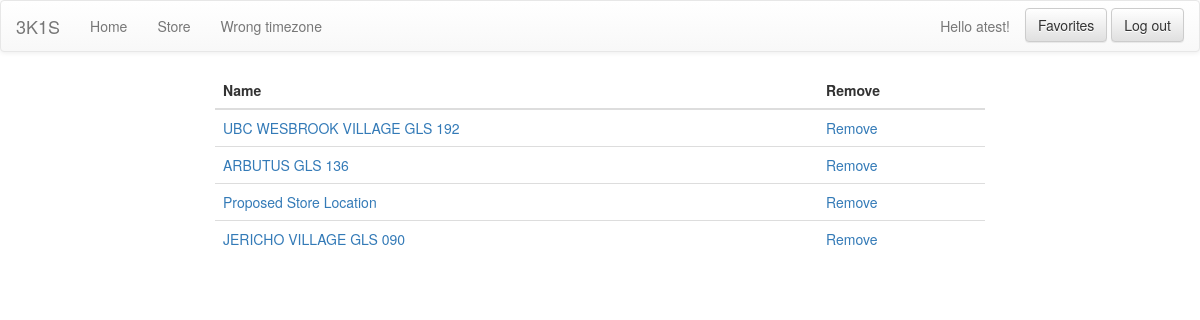
/favorites/ (signed in), run on an earlier commit of the app's database.
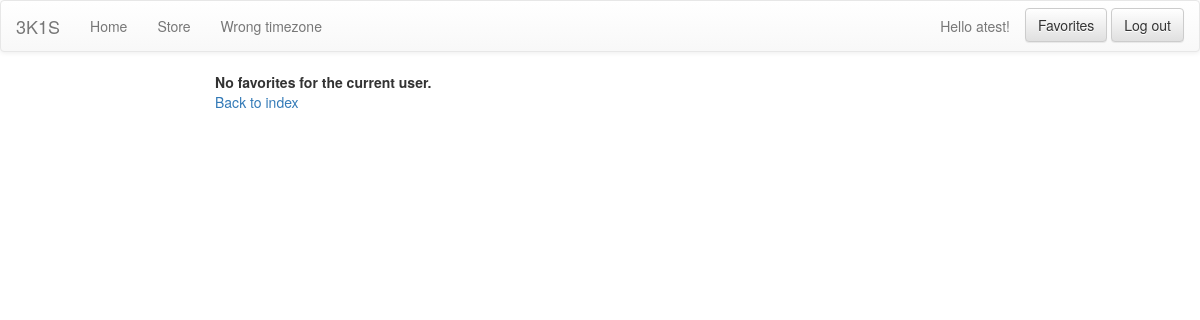
And on a later commit of the database.
### liquor_locator/models.py (models this page shows, shortened)
class LiquorStore(models.Model):
    name = models.CharField(max_length=128, blank=True)
    address = models.CharField(max_length=128)
    lat = models.CharField(max_length=64, blank=True)
    lon = models.CharField(max_length=64, blank=True)
    storetype = models.CharField(max_length=64, blank=True)
    hours = models.CharField(max_length=300, blank=True)
    storeHash = models.CharField(max_length=32, blank=True)
    phone = models.CharField(max_length=32, blank=True)
    objects = LiquorStoreManager()
    fav_user = models.ManyToManyField(User)

### liquor_locator/views.py (the view)
# urls.py: url(r'^favorites/$', views.favorites, name='favorites'),
@login_required
def favorites(request):
    current_user = request.user
    favorites = LiquorStore.objects.filter(fav_user=current_user)
    context_dict = {'favorites': favorites}
    return render(request, 'liquor_locator/favorites.html', context_dict)

### templates/liquor_locator/favorites.html (shortened to what this page needs)
<!DOCTYPE html>
<html>
    <head>
    <link rel="stylesheet" href="https://maxcdn.bootstrapcdn.com/bootstrap/3.3.5/css/bootstrap.min.css">
    <link rel="stylesheet" href="https://maxcdn.bootstrapcdn.com/bootstrap/3.3.5/css/bootstrap-theme.min.css">
    </head>
    <body>
        <nav class="navbar navbar-default">
            <div class="container-fluid">
                <div class="navbar-header">
                    <a class="navbar-brand" href="#">3K1S</a>
                </div>
                <div class="collapse navbar-collapse" id="3K1S-navbar-collapse">
                    <ul class="nav navbar-nav">
                        <li><a href="/">Home</a></li>
                        <li><a href="#">Store</a></li>
                        <p class="navbar-text" id="timezoneText"></p>
                    </ul>
                    <div class="nav navbar-nav navbar-right form-inline">
                        <form method="post" action="/session/">
                        {% if user.is_authenticated %}
                            <div class="form-group">
                                <p class="navbar-text">Hello {{ user.username }}! </p>
                                <a class="btn btn-default" href="/favorites/" role="button" style="margin-top: 7px;">Favorites</a>
                                <button type="submit" class="btn btn-default" style="margin-top: 7px;">Log out</button>
                            </div>
                        {% endif %}
                        </form>
                    </div>
                </div>
            </div>
        </nav>
        <div class="container-fluid">
            <div class="row">
                <div class="col-xs-8 col-sm-8 col-md-8 col-lg-8 col-md-offset-2">
                    {% if user.is_authenticated %}
                        {% if favorites %}
                            <div class="table-responsive">
                                <table class="table table-hover">
                                    <thead>
                                        <tr>
                                            <th>Name</th>
                                            <th>Remove</th>
                                        </tr>
                                    </thead>
                                    <tbody>
                                        {% for favorite in favorites %}
                                        <tr>
                                            <td><a href="/store/{{favorite.storeHash}}" class="storeName">{{ favorite.name }}</a></td>
                                            <td><a href="/deleteFromFavorites/{{favorite.storeHash}}"> Remove </a></td>
                                        </tr>
                                        {% endfor %}
                                    </tbody>
                                </table>
                            </div>
                        {% else %}
                            <strong>No favorites for the current user.</strong>
                            <br/><a href="/">Back to index</a>
                        {% endif %}
                    {% else %}
                        <h1>user is not authenticated</h1>
                        <a href="/register/">Register Here</a><br />
                        <a href="/login/">Login</a><br />
                    {% endif %}
                </div>
            </div>
        </div>
    </body>
</html>

What changed in the data, as far as the page shows it:
removed LiquorStore: name "UBC WESBROOK VILLAGE GLS 192"
removed LiquorStore: name "ARBUTUS GLS 136"
removed LiquorStore: name "JERICHO VILLAGE GLS 090"
Also different on the page:
text no longer shown: "Name Remove"
text now shown: "No favorites for the current user. Back to index"
